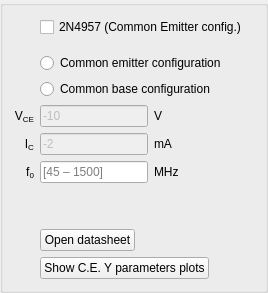
                 <widget class="QGroupBox" name="groupBox_4">
                  <property name="title">
                   <string/>
                  </property>
                  <layout class="QHBoxLayout" name="horizontalLayout_11">
                   <item>
                    <layout class="QGridLayout" name="gridLayout_14">
                     <property name="sizeConstraint">
                      <enum>QLayout::SetDefaultConstraint</enum>
                     </property>
                     <item row="6" column="3" colspan="2">
                      <widget class="QLabel" name="label_8">
                       <property name="sizePolicy">
                        <sizepolicy hsizetype="Minimum" vsizetype="Preferred">
                         <horstretch>0</horstretch>
                         <verstretch>0</verstretch>
                        </sizepolicy>
                       </property>
                       <property name="text">
                        <string>MHz</string>
                       </property>
                      </widget>
                     </item>
                     <item row="5" column="3" colspan="2">
                      <widget class="QLabel" name="label_38">
                       <property name="sizePolicy">
                        <sizepolicy hsizetype="Minimum" vsizetype="Preferred">
                         <horstretch>0</horstretch>
                         <verstretch>0</verstretch>
                        </sizepolicy>
                       </property>
                       <property name="text">
                        <string>mA</string>
                       </property>
                      </widget>
                     </item>
                     <item row="4" column="3" colspan="2">
                      <widget class="QLabel" name="label_37">
                       <property name="sizePolicy">
                        <sizepolicy hsizetype="Minimum" vsizetype="Preferred">
                         <horstretch>0</horstretch>
                         <verstretch>0</verstretch>
                        </sizepolicy>
                       </property>
                       <property name="text">
                        <string>V</string>
                       </property>
                      </widget>
                     </item>
                     <item row="1" column="1" colspan="4">
                      <spacer name="verticalSpacer_6">
                       <property name="orientation">
                        <enum>Qt::Vertical</enum>
                       </property>
                       <property name="sizeType">
                        <enum>QSizePolicy::Fixed</enum>
                       </property>
                       <property name="sizeHint" stdset="0">
                        <size>
                         <width>20</width>
                         <height>10</height>
                        </size>
                       </property>
                      </spacer>
                     </item>
                     <item row="9" column="1" colspan="4">
                      <widget class="QPushButton" name="show_plots_button">
                       <property name="sizePolicy">
                        <sizepolicy hsizetype="Fixed" vsizetype="Fixed">
                         <horstretch>0</horstretch>
                         <verstretch>0</verstretch>
                        </sizepolicy>
                       </property>
                       <property name="text">
                        <string notr="true">Show C.E. Y parameters plots</string>
                       </property>
                      </widget>
                     </item>
                     <item row="0" column="1" colspan="4">
                      <widget class="QCheckBox" name="checkBox">
                       <property name="text">
                        <string>2N4957 (Common Emitter config.)</string>
                       </property>
                      </widget>
                     </item>
                     <item row="8" column="1" colspan="4">
                      <widget class="QPushButton" name="open_datasheet_Y_button">
                       <property name="sizePolicy">
                        <sizepolicy hsizetype="Fixed" vsizetype="Fixed">
                         <horstretch>0</horstretch>
                         <verstretch>0</verstretch>
                        </sizepolicy>
                       </property>
                       <property name="text">
                        <string>Open datasheet</string>
                       </property>
                      </widget>
                     </item>
                     <item row="5" column="0">
                      <widget class="QLabel" name="label_166">
                       <property name="text">
                        <string>&lt;html&gt;&lt;head/&gt;&lt;body&gt;&lt;p&gt;I&lt;span style=&quot; vertical-align:sub;&quot;&gt;C&lt;/span&gt;&lt;/p&gt;&lt;/body&gt;&lt;/html&gt;</string>
                       </property>
                       <property name="alignment">
                        <set>Qt::AlignRight|Qt::AlignTrailing|Qt::AlignVCenter</set>
                       </property>
                      </widget>
                     </item>
                     <item row="4" column="0">
                      <widget class="QLabel" name="label_165">
                       <property name="text">
                        <string>&lt;html&gt;&lt;head/&gt;&lt;body&gt;&lt;p&gt;V&lt;span style=&quot; vertical-align:sub;&quot;&gt;CE&lt;/span&gt;&lt;/p&gt;&lt;/body&gt;&lt;/html&gt;</string>
                       </property>
                       <property name="alignment">
                        <set>Qt::AlignRight|Qt::AlignTrailing|Qt::AlignVCenter</set>
                       </property>
                      </widget>
                     </item>
                     <item row="6" column="0">
                      <widget class="QLabel" name="label_118">
                       <property name="sizePolicy">
                        <sizepolicy hsizetype="Minimum" vsizetype="Preferred">
                         <horstretch>0</horstretch>
                         <verstretch>0</verstretch>
                        </sizepolicy>
                       </property>
                       <property name="text">
                        <string>f&lt;sub&gt;0&lt;/sub&gt;</string>
                       </property>
                       <property name="alignment">
                        <set>Qt::AlignRight|Qt::AlignTrailing|Qt::AlignVCenter</set>
                       </property>
                      </widget>
                     </item>
                     <item row="6" column="1" colspan="2">
                      <widget class="QLineEdit" name="f0_box_2">
                       <property name="sizePolicy">
                        <sizepolicy hsizetype="Fixed" vsizetype="Fixed">
                         <horstretch>0</horstretch>
                         <verstretch>0</verstretch>
                        </sizepolicy>
                       </property>
                       <property name="placeholderText">
                        <string>[45 – 1500]</string>
                       </property>
                      </widget>
                     </item>
                     <item row="4" column="1" colspan="2">
                      <widget class="QLineEdit" name="vce_box_2">
                       <property name="enabled">
                        <bool>false</bool>
                       </property>
                       <property name="sizePolicy">
                        <sizepolicy hsizetype="Fixed" vsizetype="Fixed">
                         <horstretch>0</horstretch>
                         <verstretch>0</verstretch>
                        </sizepolicy>
                       </property>
                       <property name="text">
                        <string>-10</string>
                       </property>
                      </widget>
                     </item>
                     <item row="5" column="1" colspan="2">
                      <widget class="QLineEdit" name="vce_box_3">
                       <property name="enabled">
                        <bool>false</bool>
                       </property>
                       <property name="sizePolicy">
                        <sizepolicy hsizetype="Fixed" vsizetype="Fixed">
                         <horstretch>0</horstretch>
                         <verstretch>0</verstretch>
                        </sizepolicy>
                       </property>
                       <property name="text">
                        <string>-2</string>
                       </property>
                      </widget>
                     </item>
                     <item row="7" column="1">
                      <spacer name="verticalSpacer">
                       <property name="orientation">
                        <enum>Qt::Vertical</enum>
                       </property>
                       <property name="sizeHint" stdset="0">
                        <size>
                         <width>20</width>
                         <height>40</height>
                        </size>
                       </property>
                      </spacer>
                     </item>
                     <item row="2" column="1" colspan="4">
                      <widget class="QRadioButton" name="radioButton_CE">
                       <property name="text">
                        <string>Common emitter configuration</string>
                       </property>
                      </widget>
                     </item>
                     <item row="3" column="1" colspan="4">
                      <widget class="QRadioButton" name="radioButton_CB">
                       <property name="text">
                        <string>Common base configuration</string>
                       </property>
                      </widget>
                     </item>
                    </layout>
                   </item>
                  </layout>
                 </widget>
